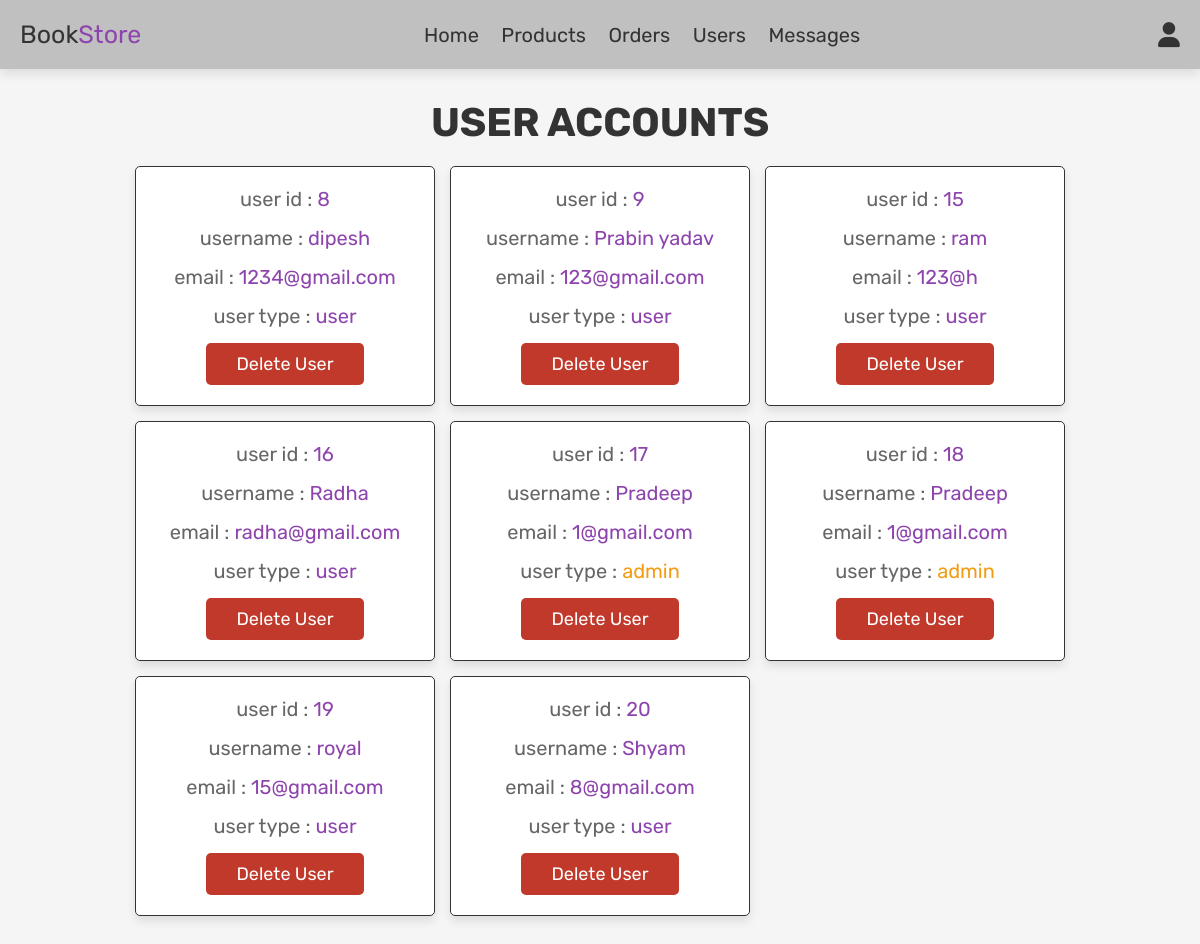
The page /admin_users.php (signed in) on the database its author committed.
### tables this page shows
CREATE TABLE `users` (
  `id` int(100) NOT NULL,
  `name` varchar(100) NOT NULL,
  `email` varchar(100) NOT NULL,
  `password` varchar(100) NOT NULL,
  `user_type` varchar(20) NOT NULL DEFAULT 'user'
);

### admin_users.php (the view, shortened to what this page needs)
<?php
include 'config.php';
?>
<!DOCTYPE html>
<html lang="en">
<head>
   <link rel="stylesheet" href="https://cdnjs.cloudflare.com/ajax/libs/font-awesome/6.0.0/css/all.min.css">
   <link rel="stylesheet" href="css/admin_style.css">
   <link rel="stylesheet" href="1.css">
</head>
<body>
<?php include 'admin_header.php'; ?>
<section class="users">
   <h1 class="title"> user accounts </h1>
   <div class="box-container">
      <?php
         $select_users = mysqli_query($conn, "SELECT * FROM `users`") or die('query failed');
         while($fetch_users = mysqli_fetch_assoc($select_users)){
      ?>
      <div class="box">
         <p> user id : <span><?php echo $fetch_users['id']; ?></span> </p>
         <p> username : <span><?php echo $fetch_users['name']; ?></span> </p>
         <p> email : <span><?php echo $fetch_users['email']; ?></span> </p>
         <p> user type : <span style="color:<?php if($fetch_users['user_type'] == 'admin'){ echo 'var(--orange)'; } ?>"><?php echo $fetch_users['user_type']; ?></span> </p>
         <a href="admin_users.php?delete=<?php echo $fetch_users['id']; ?>" onclick="return confirm('delete this user?');" class="delete-btn">delete user</a>
      </div>
      <?php
         };
      ?>
   </div>
</section>
</body>
</html>

### admin_style.css (style rules this page uses)
:root { --purple:#8e44ad; --red:#c0392b; --orange:#f39c12; --black:#333; --white:#fff; --light-color:#666; --light-white:#ccc; --light-bg:#f5f5f5; --border:.1rem solid var(--black); --box-shadow:0 .5rem 1rem rgba(0,0,0,.1); }
* { font-family: 'Rubik', sans-serif; margin:0; padding:0; box-sizing: border-box; outline: none; border:none; text-decoration: none; transition:all .2s linear; }
html { font-size: 62.5%; overflow-x: hidden; }
body { background-color: var(--light-bg); }
section { padding:3rem 2rem; }
.title { text-align: center; margin-bottom: 2rem; text-transform: uppercase; color:var(--black); font-size: 4rem; }
.btn, .option-btn, .delete-btn, .white-btn { display: inline-block; margin-top: 1rem; padding:1rem 3rem; cursor: pointer; color:var(--white); font-size: 1.8rem; border-radius: .5rem; text-transform: capitalize; }
.delete-btn { background-color: var(--red); }
.users .box-container { display: grid; grid-template-columns: repeat(auto-fit, 30rem); justify-content: center; gap:1.5rem; max-width: 1200px; margin:0 auto; align-items: flex-start; }
.users .box-container .box { background-color: var(--white); padding:2rem; border:var(--border); box-shadow: var(--box-shadow); border-radius: .5rem; text-align: center; }
.users .box-container .box p { padding-bottom: 1.5rem; font-size: 2rem; color:var(--light-color); }
.users .box-container .box p span { color:var(--purple); }
.users .box-container .box .delete-btn { margin-top: 0; }

### 1.css (style rules this page uses)
:root { --purple:#8e44ad; --red:#c0392b; --orange:#f39c12; --black:#333; --white:#fff; --light-color:#666; --light-white:#ccc; --light-bg:#f5f5f5; --border:.1rem solid var(--black); --box-shadow:0 .5rem 1rem rgba(0,0,0,.1); }
* { font-family: 'Rubik', sans-serif; margin:0; padding:0; box-sizing: border-box; outline: none; border:none; text-decoration: none; transition:all .2s linear; }
html { font-size: 62.5%; overflow-x: hidden; }
body { background-color: var(--light-bg); }
section { padding:3rem 2rem; }
.title { text-align: center; margin-bottom: 2rem; text-transform: uppercase; color:var(--black); font-size: 4rem; }
.btn, .option-btn, .delete-btn, .white-btn { display: inline-block; margin-top: 1rem; padding:1rem 3rem; cursor: pointer; color:var(--white); font-size: 1.8rem; border-radius: .5rem; text-transform: capitalize; }
.delete-btn { background-color: var(--red); }
.users .box-container { display: grid; grid-template-columns: repeat(auto-fit, 30rem); justify-content: center; gap:1.5rem; max-width: 1200px; margin:0 auto; align-items: flex-start; }
.users .box-container .box { background-color: var(--white); padding:2rem; border:var(--border); box-shadow: var(--box-shadow); border-radius: .5rem; text-align: center; }
.users .box-container .box p { padding-bottom: 1.5rem; font-size: 2rem; color:var(--light-color); }
.users .box-container .box p span { color:var(--purple); }
.users .box-container .box .delete-btn { margin-top: 0; }

### rows shown on the page
users: id "8", name "dipesh", email "1234@gmail.com", user_type "user"
users: id "9", name "Prabin yadav", email "123@gmail.com", user_type "user"
users: id "15", name "ram", email "123@h", user_type "user"
users: id "16", name "Radha", email "radha@gmail.com", user_type "user"
users: id "17", name "Pradeep", email "1@gmail.com", user_type "admin"
users: id "18", name "Pradeep", email "1@gmail.com", user_type "admin"
users: id "19", name "royal", email "15@gmail.com", user_type "user"
users: id "20", name "Shyam", email "8@gmail.com", user_type "user"
